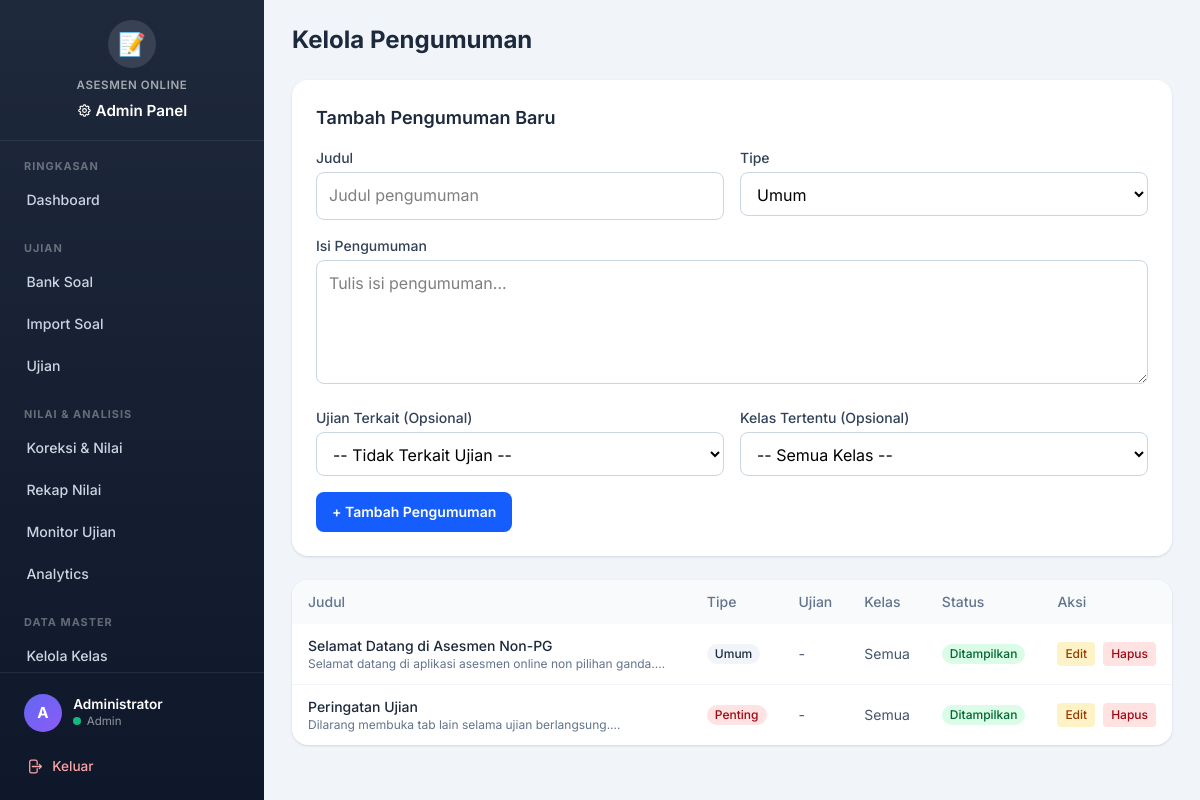
/admin/pengumuman.php (signed in), run on the app's committed database.
### tables this page shows
CREATE TABLE IF NOT EXISTS pengumuman (
  id INT AUTO_INCREMENT PRIMARY KEY,
  judul VARCHAR(150) NOT NULL,
  isi TEXT NOT NULL,
  tipe ENUM('umum','ujian','penting') NOT NULL DEFAULT 'umum',
  id_ujian INT NULL,
  id_kelas INT NULL,
  ditampilkan TINYINT(1) NOT NULL DEFAULT 1,
  created_by INT NULL,
  created_at TIMESTAMP DEFAULT CURRENT_TIMESTAMP,
  updated_at TIMESTAMP DEFAULT CURRENT_TIMESTAMP ON UPDATE CURRENT_TIMESTAMP,
  CONSTRAINT fk_pengumuman_ujian FOREIGN KEY (id_ujian) REFERENCES ujian(id) ON DELETE SET NULL,
  CONSTRAINT fk_pengumuman_kelas FOREIGN KEY (id_kelas) REFERENCES kelas(id) ON DELETE SET NULL,
  CONSTRAINT fk_pengumuman_admin FOREIGN KEY (created_by) REFERENCES admin_users(id) ON DELETE SET NULL,
  KEY idx_pengumuman_tipe (tipe),
  KEY idx_pengumuman_ditampilkan (ditampilkan)
);

### core/functions.php (called while the page is built, shortened)
<?php
function e($value) {
    return htmlspecialchars((string)$value, ENT_QUOTES, 'UTF-8');
}

### admin/pengumuman.php (the view, shortened to what this page needs)
<?php
$conn = db();
$pengumuman_list = $conn->query("
    SELECT p.*, u.judul AS judul_ujian, k.nama_kelas, a.nama_lengkap AS admin_nama
    FROM pengumuman p
    LEFT JOIN ujian u ON u.id = p.id_ujian
    LEFT JOIN kelas k ON k.id = p.id_kelas
    LEFT JOIN admin_users a ON a.id = p.created_by
    ORDER BY p.created_at DESC
")->fetch_all(MYSQLI_ASSOC);
require __DIR__ . '/../views/layout_admin_top.php';
?>
<h1 class="mb-6 text-2xl font-bold text-slate-800">Kelola Pengumuman</h1>
<div class="mb-6 rounded-2xl bg-white p-6 shadow">
  <h2 class="mb-4 text-lg font-semibold text-slate-800">Tambah Pengumuman Baru</h2>
  <form method="post" class="space-y-4">
    <div class="grid grid-cols-1 gap-4 sm:grid-cols-2">
      <div>
        <label class="mb-1 block text-sm font-medium text-slate-700">Judul</label>
        <input type="text" name="judul" required placeholder="Judul pengumuman"
               class="w-full rounded-lg border border-slate-300 px-3 py-2.5 focus:border-blue-500 focus:outline-none focus:ring-2 focus:ring-blue-500/20">
      </div>
      <div>
        <label class="mb-1 block text-sm font-medium text-slate-700">Tipe</label>
        <select name="tipe" class="w-full rounded-lg border border-slate-300 px-3 py-2.5 focus:border-blue-500 focus:outline-none focus:ring-2 focus:ring-blue-500/20">
          <option value="umum">Umum</option>
        </select>
      </div>
    </div>
    <div>
      <label class="mb-1 block text-sm font-medium text-slate-700">Isi Pengumuman</label>
      <textarea name="isi" rows="4" required placeholder="Tulis isi pengumuman..."
                class="w-full rounded-lg border border-slate-300 px-3 py-2.5 focus:border-blue-500 focus:outline-none focus:ring-2 focus:ring-blue-500/20"></textarea>
    </div>
    <div class="grid grid-cols-1 gap-4 sm:grid-cols-2">
      <div>
        <label class="mb-1 block text-sm font-medium text-slate-700">Ujian Terkait (Opsional)</label>
        <select name="id_ujian" class="w-full rounded-lg border border-slate-300 px-3 py-2.5 focus:border-blue-500 focus:outline-none focus:ring-2 focus:ring-blue-500/20">
          <option value="0">-- Tidak Terkait Ujian --</option>
        </select>
      </div>
      <div>
        <label class="mb-1 block text-sm font-medium text-slate-700">Kelas Tertentu (Opsional)</label>
        <select name="id_kelas" class="w-full rounded-lg border border-slate-300 px-3 py-2.5 focus:border-blue-500 focus:outline-none focus:ring-2 focus:ring-blue-500/20">
          <option value="0">-- Semua Kelas --</option>
        </select>
      </div>
    </div>
    <button type="submit" class="rounded-lg bg-blue-600 px-4 py-2.5 text-sm font-semibold text-white hover:bg-blue-700">
      + Tambah Pengumuman
    </button>
  </form>
</div>
<div class="overflow-hidden rounded-2xl bg-white shadow">
  <table class="w-full text-left text-sm">
    <thead class="bg-slate-50 text-slate-500">
      <tr>
        <th class="px-4 py-3 font-medium">Judul</th>
        <th class="px-4 py-3 font-medium">Tipe</th>
        <th class="px-4 py-3 font-medium">Ujian</th>
        <th class="px-4 py-3 font-medium">Kelas</th>
        <th class="px-4 py-3 font-medium">Status</th>
        <th class="px-4 py-3 font-medium">Aksi</th>
      </tr>
    </thead>
    <tbody class="divide-y divide-slate-100">
      <?php foreach ($pengumuman_list as $p): ?>
        <tr class="hover:bg-slate-50">
          <td class="px-4 py-3">
            <div class="font-medium text-slate-800"><?= e($p['judul']) ?></div>
            <div class="text-xs text-slate-500 line-clamp-1"><?= e($p['isi']) ?></div>
          </td>
          <td class="px-4 py-3">
            <span class="inline-flex rounded-full px-2 py-0.5 text-xs font-medium <?= $p['tipe'] === 'penting' ? 'bg-red-100 text-red-800' : ($p['tipe'] === 'ujian' ? 'bg-blue-100 text-blue-800' : 'bg-slate-100 text-slate-800') ?>">
              <?= e(ucfirst($p['tipe'])) ?>
            </span>
          </td>
          <td class="px-4 py-3 text-slate-600"><?= e($p['judul_ujian'] ?? '-') ?></td>
          <td class="px-4 py-3 text-slate-600"><?= e($p['nama_kelas'] ?? 'Semua') ?></td>
          <td class="px-4 py-3">
            <?php if ($p['ditampilkan']): ?>
              <span class="inline-flex rounded-full bg-green-100 px-2 py-0.5 text-xs font-medium text-green-800">Ditampilkan</span>
            <?php else: ?>
              <span class="inline-flex rounded-full bg-slate-100 px-2 py-0.5 text-xs font-medium text-slate-600">Disembunyikan</span>
            <?php endif; ?>
          </td>
          <td class="px-4 py-3">
            <div class="flex gap-2">
              <button onclick="editPengumuman(<?= $p['id'] ?>, '<?= e($p['judul']) ?>', '<?= e($p['isi']) ?>', '<?= $p['tipe'] ?>', <?= $p['id_ujian'] ?? 0 ?>, <?= $p['id_kelas'] ?? 0 ?>, <?= $p['ditampilkan'] ?>)" class="rounded bg-amber-100 px-2 py-1 text-xs font-medium text-amber-800 hover:bg-amber-200">Edit</button>
              <form method="post" class="inline" onsubmit="return confirm('Hapus pengumuman ini?')">
                <button type="submit" class="rounded bg-red-100 px-2 py-1 text-xs font-medium text-red-800 hover:bg-red-200">Hapus</button>
              </form>
            </div>
          </td>
        </tr>
      <?php endforeach; ?>
    </tbody>
  </table>
</div>
<?php require __DIR__ . '/../views/layout_admin_bottom.php'; ?>

### assets/css/theme.css (style rules this page uses)
:root { --primary: #4f46e5; --primary-hover: #4338ca; --primary-light: #eef2ff; --secondary: #64748b; --success: #10b981; --success-light: #d1fae5; --warning: #f59e0b; --warning-light: #fef3c7; --danger: #ef4444; --danger-light: #fee2e2; --info: #3b82f6; --info-light: #dbeafe; --dark: #1e293b; --light: #f8fafc; --border: #e2e8f0; --sidebar-width: 264px; --sidebar-bg: linear-gradient(180deg, #1e293b 0%, #0f172a 100%); --card-shadow: 0 1px 3px rgba(0,0,0,0.06), 0 1px 2px rgba(0,0,0,0.04); --card-hover-shadow: 0 10px 25px rgba(0,0,0,0.10); --radius: 12px; --radius-sm: 8px; --font: 'Inter', system-ui, -apple-system, sans-serif; --transition: 0.2s ease; }
* { font-family: var(--font); }
body { font-size: 16px; line-height: 1.6; }

### data on the page
pengumuman: judul "Selamat Datang di Asesmen Non-PG", isi "Selamat datang di aplikasi asesmen online non pilihan…", tipe "Umum", judul_ujian "-", nama_kelas "Semua", ditampilkan "Ditampilkan"
pengumuman: judul "Peringatan Ujian", isi "Dilarang membuka tab lain selama ujian…", tipe "Penting", judul_ujian "-", nama_kelas "Semua", ditampilkan "Ditampilkan"

### other printed values
$section['label'] "RINGKASAN"
$item['label'] "Dashboard"
$section['label'] "UJIAN"
$item['label'] "Bank Soal"
$item['label'] "Import Soal"
$item['label'] "Ujian"
$section['label'] "NILAI & ANALISIS"
$item['label'] "Koreksi & Nilai"
$item['label'] "Rekap Nilai"
$item['label'] "Monitor Ujian"
$item['label'] "Analytics"
$section['label'] "DATA MASTER"
$item['label'] "Kelola Kelas"
$admin_avatar "A"
$admin_nama "Administrator"
